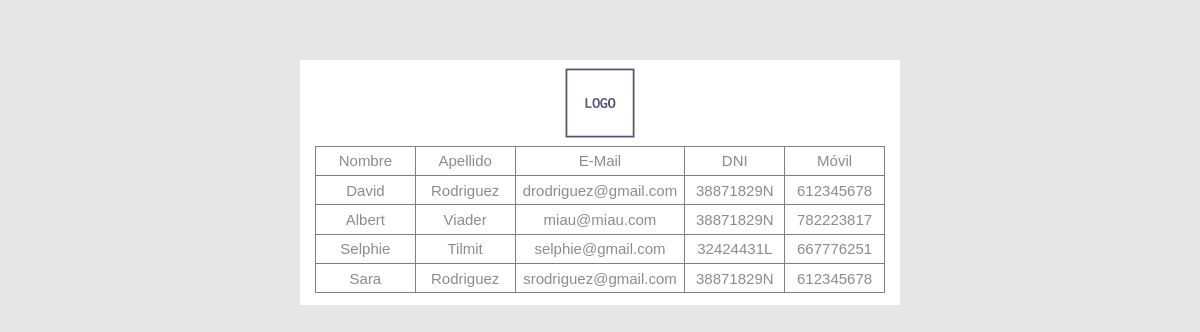
Page /lista_usuarios/lista.php on the committed database.
### tables this page shows
CREATE TABLE `usuarios` (
  `nombre` varchar(20) NOT NULL,
  `apellido` varchar(30) NOT NULL,
  `email` varchar(20) NOT NULL,
  `dni` varchar(12) NOT NULL,
  `movil` int(11) NOT NULL
);

### lista_usuarios/lista.php (the view, shortened to what this page needs)
<!DOCTYPE html>
<html lang="en">
<head>
	<link rel="stylesheet" href="../prova/css/bootstrap.min.css">
	<link rel="stylesheet" type="text/css" href="../prova/css/style.css">
</head>
<body>
	<main>
		<div class="container-fluid">
			<div class="row">
				<div class="col-md-6 col-md-offset-3" id="contForm">
					<div class=row>
						<div class="col-md-12" id="logo"><img src="../prova/img/logo.png" alt="logo"/></div>
					</div>
					<div class="row">
						<div class="col-md-12">
					<?php
					$conn = new mysqli("localhost", "root", "", "datos");
					$query="select * from usuarios";
					$result = mysqli_query($conn,$query) or die('Consulta fallida: ' . mysqli_error());
					if ($row = mysqli_fetch_array($result)){
						echo "<table id='tablaR' border = '1'> \n";
						echo "<tr><td>Nombre</td><td>Apellido</td><td>E-Mail</td><td>DNI</td><td>Móvil</td></tr> \n";
						do {
							echo "<tr><td>".$row["nombre"]."</td><td>".$row["apellido"]."</td><td>".$row["email"]."</td><td>".$row["dni"]."</td><td>".$row["movil"]."</td></tr> \n";
						} while ($row = mysqli_fetch_array($result));
						echo "</table> \n";
					} else {
						echo "¡ No se ha encontrado ningún registro !";
					}
					?>
					</div>
					</div>
				</div>
			</div>
		</div>
	</main>
</body>
</html>

### prova/css/style.css (style rules this page uses)
body { font: 100% Arial, sans-serif; font-size: 150%; color: #8c8c8c; background-color: #e6e6e6; }
body main { margin-top: 5%; text-align: center; }
body #contForm { background-color: white; }
body #logo img { width: 15%; height: 5%; }
body #tablaR { margin-bottom: 2%; }
body #tablaR td { width:15%; padding: 1%; }

### rows in the picture
usuarios: nombre "David", apellido "Rodriguez", email "drodriguez@gmail.com", dni "38871829N", movil "612345678"
usuarios: nombre "Albert", apellido "Viader", email "miau@miau.com", dni "38871829N", movil "782223817"
usuarios: nombre "Selphie", apellido "Tilmit", email "selphie@gmail.com", dni "32424431L", movil "667776251"
usuarios: nombre "Sara", apellido "Rodriguez", email "srodriguez@gmail.com", dni "38871829N", movil "612345678"
